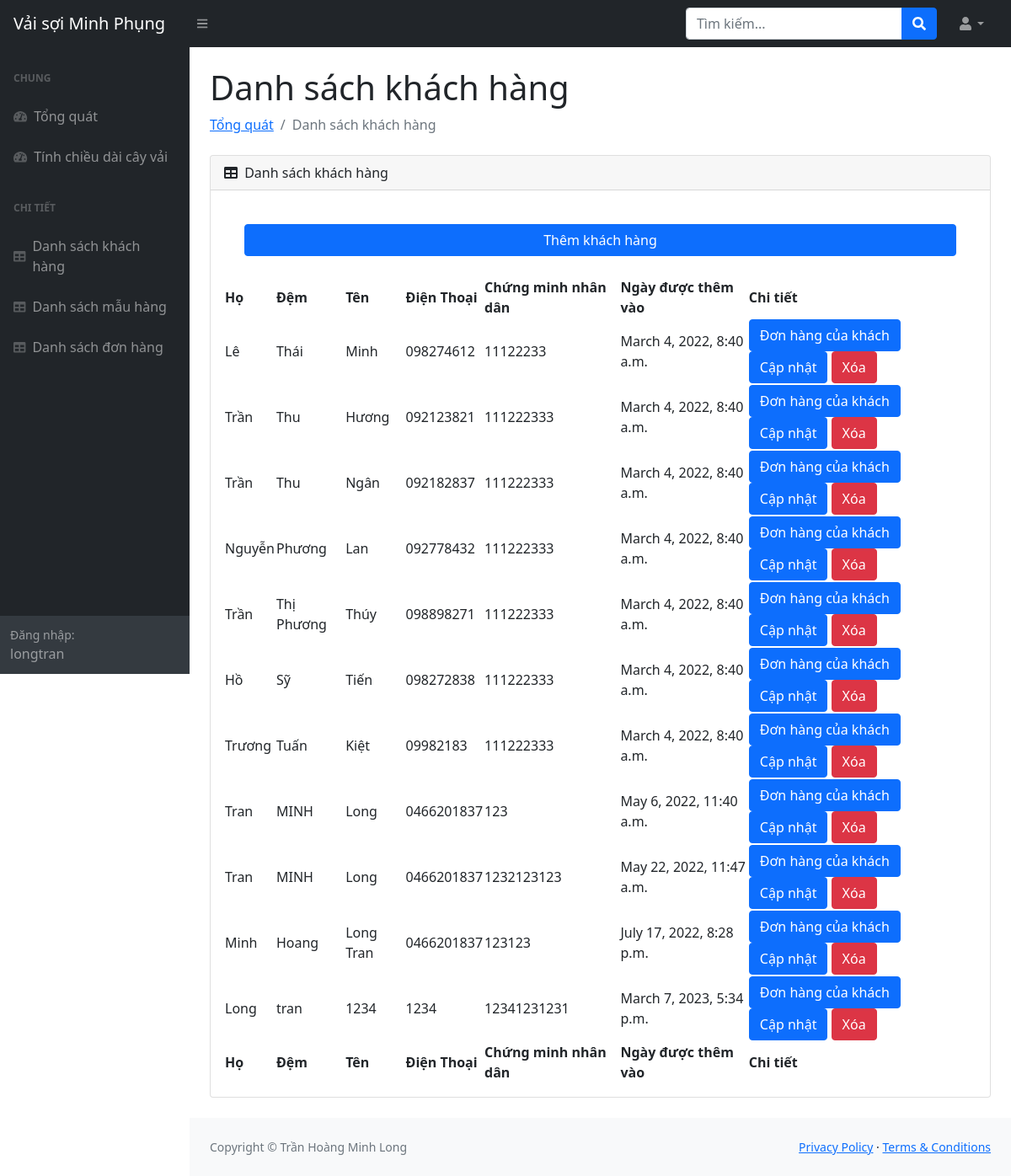
Before: /customerTable (signed in) with the older database file.
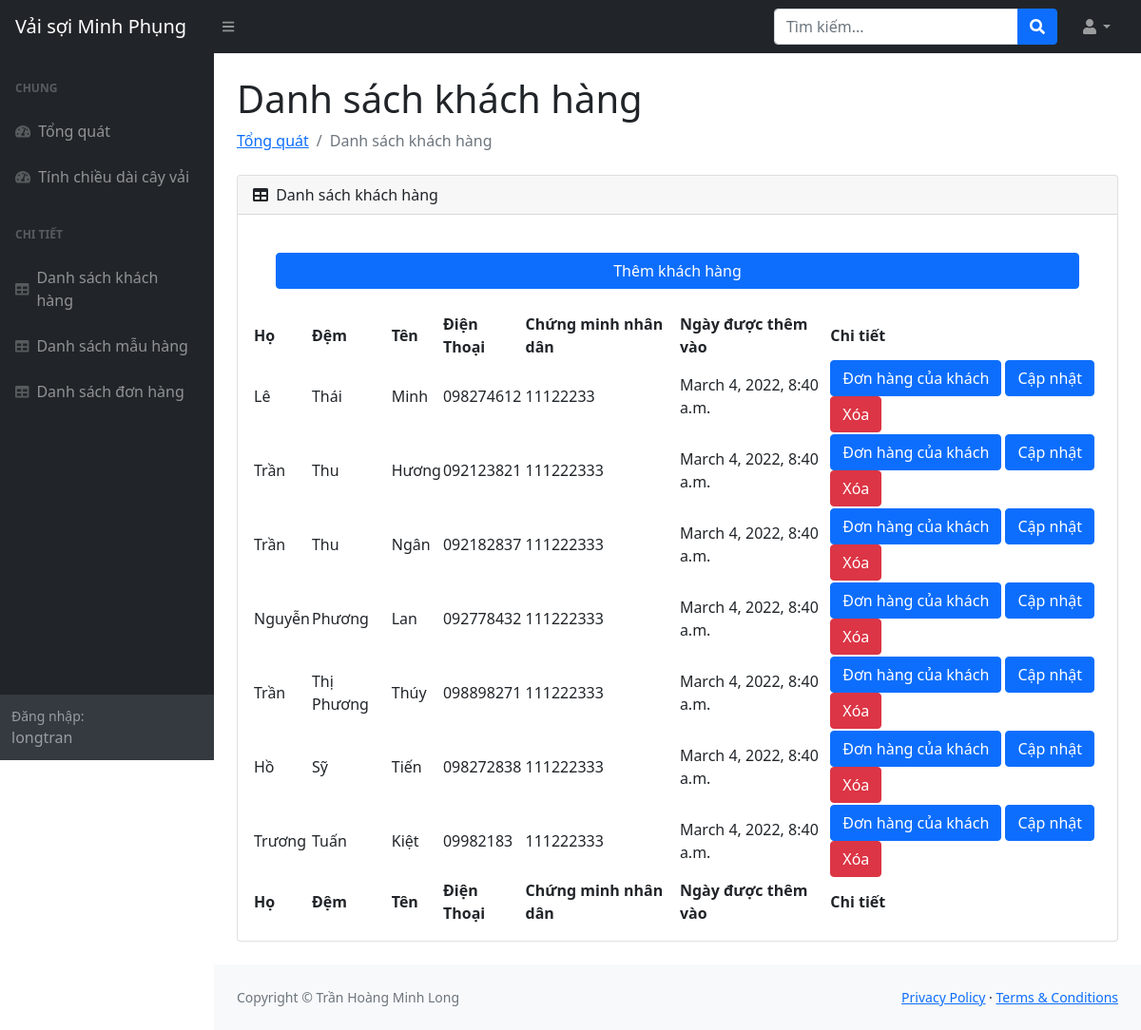
After: the same page with the newer database file.
### management/models.py (models this page shows, shortened)
class Customer(models.Model):
    customer_id = models.BigAutoField(primary_key=True)
    lastname = models.CharField(max_length=64)
    middlename = models.CharField(max_length=64, null=True)
    firstname = models.CharField(max_length=64)
    phone = models.CharField(max_length=64, null=True)
    socialnumber = models.IntegerField(null=True)
    customer_date = models.DateTimeField(auto_now_add=True, null=True)

### management/decorators.py (the view)
        def wrapper_func(request, *args, **kwargs):
            group = None
            if request.user.groups.exists():
                group = request.user.groups.all()[0].name
            if group in allowed_roles:
                return view_func(request, *args, **kwargs)
            else:
                return HttpResponse("Bạn không có quyền truy cập")

### management/views.py (called while the page is built)
@login_required(login_url="login")
@allowed_users(allowed_roles=["admin"])
def customerTable(request):
    customer = Customer.objects.all()
    context = {
        "customer": customer,
    }
    return render(request, "management/tables/customerTable.html", context)

### management/templates/management/tables/customerTable.html
{% extends 'management/main.html' %} {%block content%}
<main>
  <div class="container-fluid px-4">
    <h1 class="mt-4">Danh sách khách hàng</h1>
    <ol class="breadcrumb mb-4">
      <li class="breadcrumb-item"><a href="{% url 'home'%}">Tổng quát</a></li>
      <li class="breadcrumb-item active">Danh sách khách hàng</li>
    </ol>
    <div class="card mb-4">
      <div class="card-header">
        <i class="fas fa-table me-1"></i>
        Danh sách khách hàng
      </div>
      <div class="card-body">
        <div class="d-grid gap-2">
          <a
            href="{% url 'formCustomer' %}"
            class="m-4 btn btn-primary"
            role="button"
            >Thêm khách hàng</a
          >
        </div>
        <table id="datatablesSimple">
          <thead>
            <tr>
              <th>Họ</th>
              <th>Đệm</th>
              <th>Tên</th>
              <th>Điện Thoại</th>
              <th>Chứng minh nhân dân</th>
              <th>Ngày được thêm vào</th>
              <th>Chi tiết</th>
            </tr>
          </thead>
          <tfoot>
            <tr>
              <th>Họ</th>
              <th>Đệm</th>
              <th>Tên</th>
              <th>Điện Thoại</th>
              <th>Chứng minh nhân dân</th>
              <th>Ngày được thêm vào</th>
              <th>Chi tiết</th>
            </tr>
          </tfoot>
          <tbody>
            {% for customer in customer %}
            <tr>
              <td>{{customer.lastname}}</td>
              <td>{{customer.middlename}}</td>
              <td>{{customer.firstname}}</td>
              <td>{{customer.phone}}</td>
              <td>{{customer.socialnumber}}</td>
              <td>{{customer.customer_date}}</td>
              <td>
                <a
                  href="{% url 'customer' customer.customer_id %}"
                  class="btn btn-primary"
                  >Đơn hàng của khách</a
                >
                <a
                  href="{% url 'updateCustomer' customer.customer_id %}"
                  class="btn btn-primary"
                  >Cập nhật</a
                >
                <a
                  href="{% url 'deleteCustomer' customer.customer_id %}"
                  class="btn btn-danger"
                  >Xóa</a
                >
              </td>
            </tr>
            {% endfor %}
          </tbody>
        </table>
      </div>
    </div>
  </div>
</main>
{%endblock%}

Changed rows visible on the page:
removed Customer: lastname "Tran", middlename "MINH", firstname "Long", phone "0466201837", socialnumber "123", customer_date "May 6, 2022, 11:40 a.m."
removed Customer: lastname "Tran", middlename "MINH", firstname "Long", phone "0466201837", socialnumber "1232123123", customer_date "May 22, 2022, 11:47 a.m."
removed Customer: lastname "Minh", middlename "Hoang", firstname "Long Tran", phone "0466201837", socialnumber "123123", customer_date "July 17, 2022, 8:28 p.m."
removed Customer: lastname "Long", middlename "tran", firstname "1234", phone "1234", socialnumber "12341231231", customer_date "March 7, 2023, 5:34 p.m."
